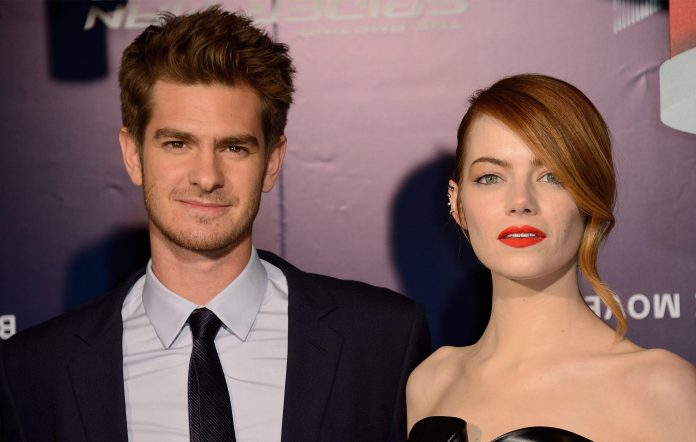
#> input picture Photos/people.jpg, 696 x 442 px
$ python facedetection.py
#> lines starting #> are read from the running program, lines starting #| are printed output that depends on the picture; after the words box and inside, x2 and y2 are one past the last pixel; in counts of white or black regions, pixels touching at a corner belong together
import cv2 as cv

img = cv.imread('Photos/people.jpg')
#> img is the input picture: shape (442, 696, 3); mean B, G, R 92.4, 94.4, 122.3

cv.imshow('Image for Face Detection', img)

grey = cv.cvtColor(img, cv.COLOR_BGR2GRAY)
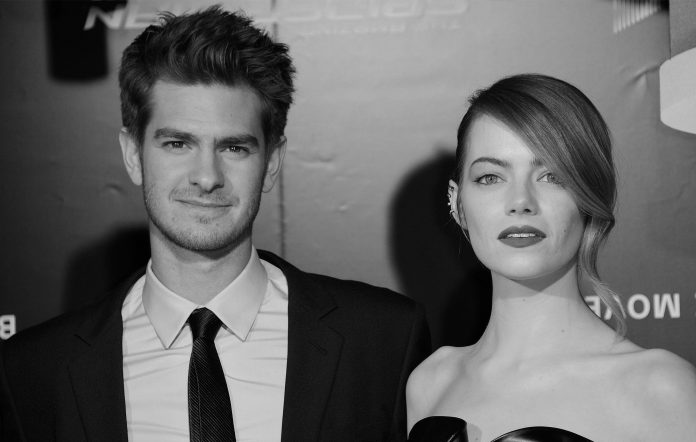
#> grey: shape (442, 696); min 0, max 221, mean 102.5
cv.imshow('Grey', grey)

#read in the XML file
#haar cascade variable
haar_cascade = cv.CascadeClassifier('haar_face.xml')
#CascadeClassifier will read in all those lines of code, and then store that in a variable

#detect face
faces_rect = haar_cascade.detectMultiScale(grey, scaleFactor=1.1, minNeighbors=6) #pass in image, a scale factor
#> faces_rect = [[443, 119, 151, 151], [129, 87, 152, 152]]
#minNeighbors specifices the number of neighbors a rectangle should have to be called a face
#faces_rect is the rectangular coordinates for the faces that are present in the image
#loop over list, grab coordinates, and draw a rectangle over the detected faces
print(f'Number of faces found = {len(faces_rect)}')
#| Number of faces found = 2

for (x,y,w,h) in faces_rect:
    cv.rectangle(img, (x,y), (x+w,y+h), (255,105,180), thickness=2) #draw rectangle over original image
#> this loop made 2 passes
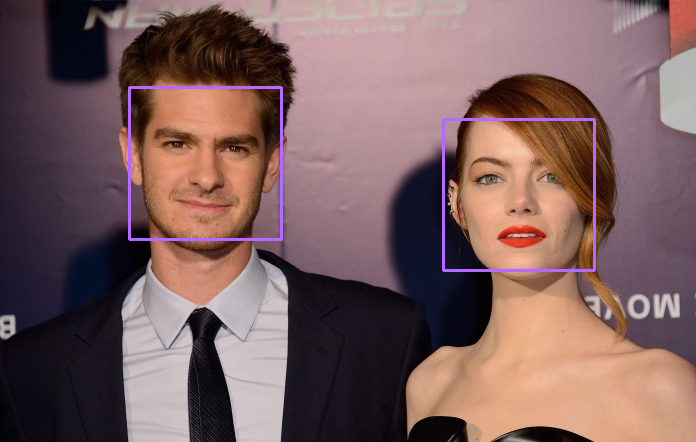
#> img: shape (442, 696, 3); 1.18% of pixels changed, all inside (x1, y1, x2, y2) = (128, 86, 596, 272)
    #image, point 1, point 2, rectangle color, thickness
cv.imshow('Detected Faces', img)
cv.waitKey(0)

$ run again, with Photos/cherryblossom.jpg copied over Photos/people.jpg
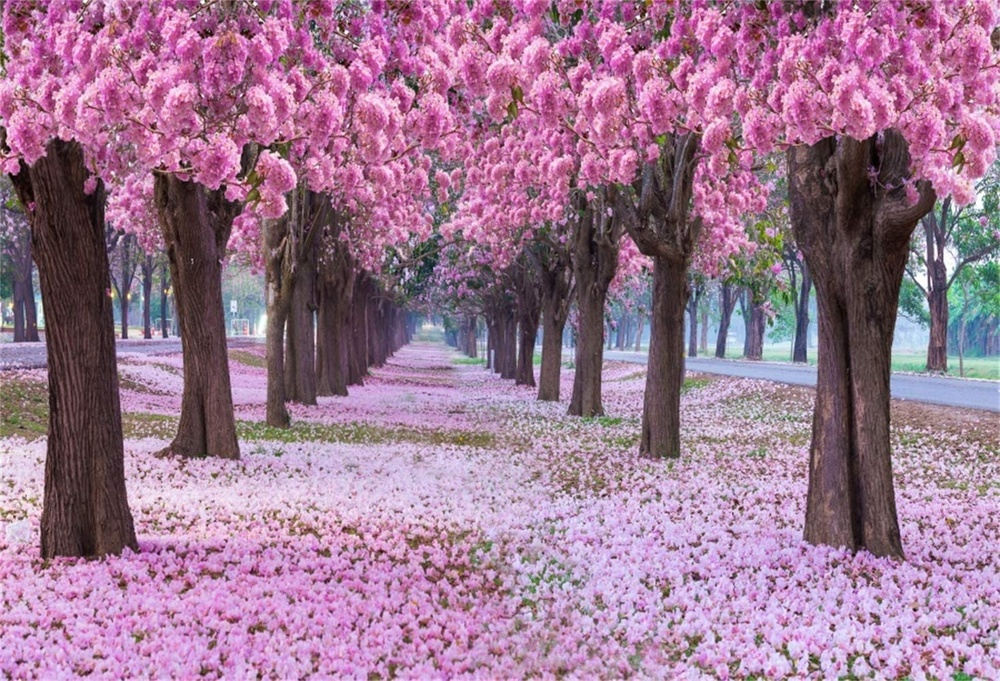
#> input picture Photos/cherryblossom.jpg, 1000 x 681 px, shrunk from 1468 x 1000 before the run
#> img is the input picture: shape (681, 1000, 3); mean B, G, R 146.3, 119.3, 157.3
#> `grey = cv.cvtColor(img, cv.COLOR_BGR2GRAY)`:
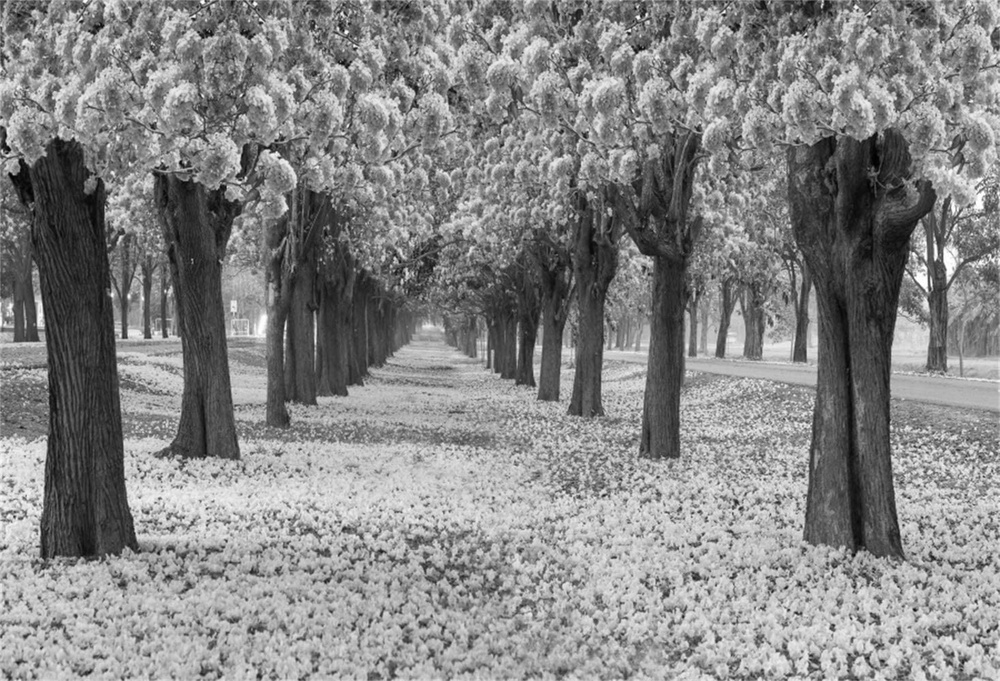
#> grey: shape (681, 1000); min 1, max 255, mean 133.8
#> faces_rect = [[221, 389, 54, 54], [102, 355, 93, 93]]
#| Number of faces found = 2
#> the loop `for (x,y,w,h) in faces_rect:` made 2 passes
#> after the loop `for (x,y,w,h) in faces_rect:`:
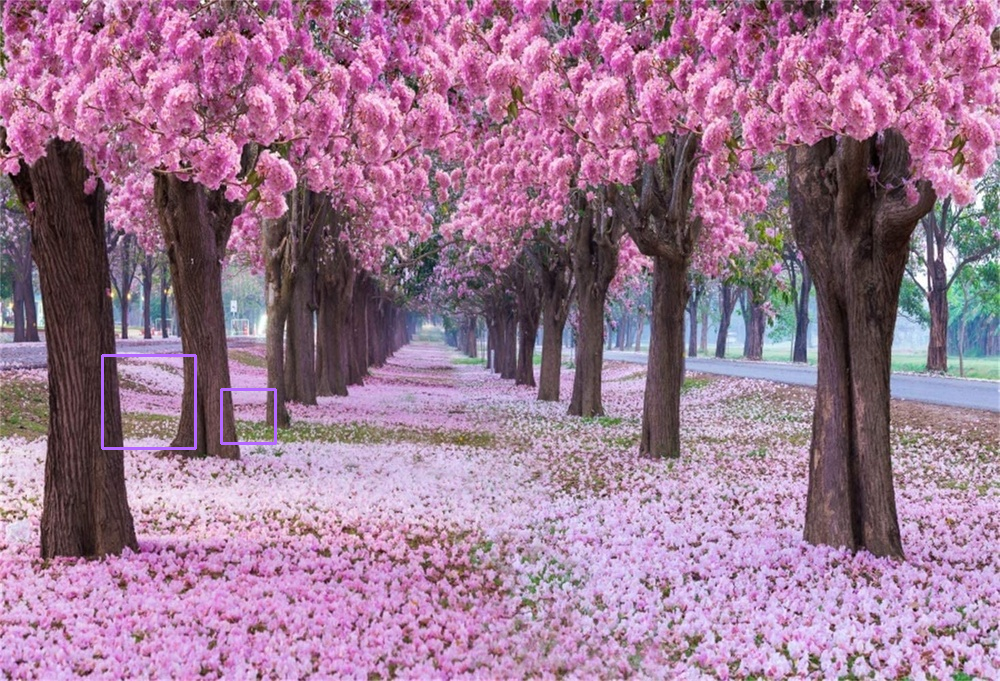
#> img: shape (681, 1000, 3); 0.26% of pixels changed, all inside (x1, y1, x2, y2) = (101, 354, 277, 450)
